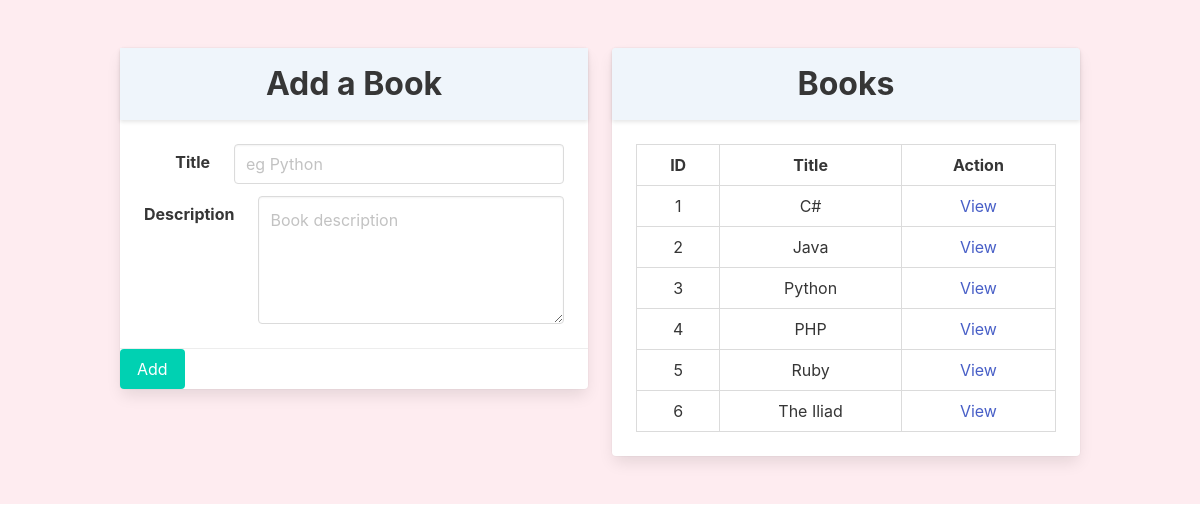
The page / on the database its author committed.
### books_authors_app/models.py (models this page shows)
class Book(models.Model):
	title = models.CharField(max_length=255)
	desc = models.TextField()
	created_at = models.DateTimeField(auto_now_add=True)
	updated_at = models.DateTimeField(auto_now=True)

### books_authors_app/views.py (the view)
# urls.py: path('', views.index),
def index(request):
	context = {
		"all_books": Book.objects.all(),
		"all_authors": Author.objects.all(),
	}
	return render(request, "index.html", context)

### books_authors_app/templates/index.html (shortened to what this page needs)
<!DOCTYPE html>
<html lang="en">
<head>
	<link rel="stylesheet" href="https://cdn.jsdelivr.net/npm/bulma@0.9.2/css/bulma.min.css">
</head>
<body>
	<section class="section has-background-danger-light">
		<div class="container">
			<div class="columns">
				<div class="column">
					<div class="card">
						<form action='/add_book' method='post'">
							<header class="card-header has-background-info-light">
								<p class="card-header-title is-centered is-size-3">Add a Book</p>
							</header>
							<div class="card-content">
								<div class="field is-horizontal">
									<div class="field-label is-normal">
										<label class="label">Title</label>
									</div>
									<div class="field-body">
										<div class="field">
											<div class="control">
												<input class="input" type="text" name="title" placeholder="eg Python">
											</div>
										</div>
									</div>
								</div>
								<div class="field is-horizontal">
									<div class="field-label is-normal">
										<label class="label">Description</label>
									</div>
									<div class="field-body">
										<div class="field">
											<div class="control">
												<textarea class="textarea" placeholder="Book description" name="description" id="" ></textarea>
											</div>
										</div>
									</div>
								</div>
							</div>
							<div class="card-footer">
								<button class="button is-primary" type="submit">Add</button>
							</div>
						</form>
					</div>
				</div>
				<div class="column">
					<div class="card">
						<header class="card-header has-background-info-light">
							<p class="card-header-title is-centered is-size-3">Books</p>
						</header>
						<div class="card-content">
							<table class="table is-bordered is-hoverable is-fullwidth" style="text-align: center;;">
								<thead>
									<tr>
										<th>ID</th>
										<th>Title</th>
										<th>Action</th>
									</tr>
								</thead>
								<tbody>
									{% for book in all_books %}
										<tr>
											<td>{{ book.id }}</td>
											<td>{{ book.title }}</td>
											<td><a href="/books/{{ book.id }}">View</a></td>
										</tr>
									{% endfor %}
								</tbody>
							</table>
						</div>
					</div>
				</div>
			</div>
		</div>
	</section>
</body>
</html>

### rows shown on the page
Book: id "1", title "C#"
Book: id "2", title "Java"
Book: id "3", title "Python"
Book: id "4", title "PHP"
Book: id "5", title "Ruby"
Book: id "6", title "The Iliad"
